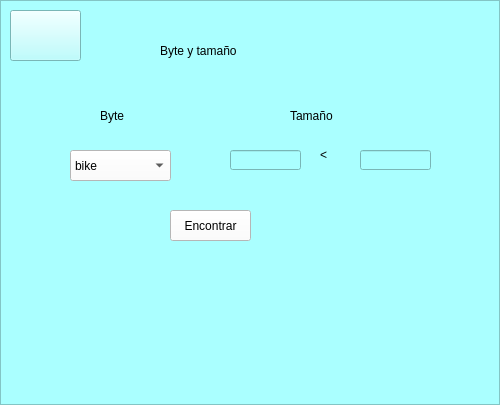
<?xml version="1.0" encoding="UTF-8"?>
<ui version="4.0">
 <class>MainWindow</class>
 <widget class="QMainWindow" name="MainWindow">
  <property name="geometry">
   <rect>
    <x>0</x>
    <y>0</y>
    <width>500</width>
    <height>405</height>
   </rect>
  </property>
  <property name="windowTitle">
   <string>MainWindow</string>
  </property>
  <widget class="QWidget" name="centralwidget">
   <layout class="QVBoxLayout" name="verticalLayout">
    <property name="spacing">
     <number>0</number>
    </property>
    <property name="leftMargin">
     <number>0</number>
    </property>
    <property name="topMargin">
     <number>0</number>
    </property>
    <property name="rightMargin">
     <number>0</number>
    </property>
    <property name="bottomMargin">
     <number>0</number>
    </property>
    <item>
     <widget class="QFrame" name="frame">
      <property name="styleSheet">
       <string notr="true">background-color: rgb(170, 255, 255);</string>
      </property>
      <property name="frameShape">
       <enum>QFrame::StyledPanel</enum>
      </property>
      <property name="frameShadow">
       <enum>QFrame::Raised</enum>
      </property>
      <widget class="QLabel" name="label">
       <property name="geometry">
        <rect>
         <x>160</x>
         <y>30</y>
         <width>171</width>
         <height>41</height>
        </rect>
       </property>
       <property name="styleSheet">
        <string notr="true">font: 20pt &quot;Myanmar Text&quot;;</string>
       </property>
       <property name="text">
        <string>Byte y tamaño</string>
       </property>
      </widget>
      <widget class="QPushButton" name="pushButton_3">
       <property name="geometry">
        <rect>
         <x>10</x>
         <y>10</y>
         <width>71</width>
         <height>51</height>
        </rect>
       </property>
       <property name="styleSheet">
        <string notr="true">background-color: rgb(170, 255, 255);</string>
       </property>
       <property name="text">
        <string/>
       </property>
       <property name="icon">
        <iconset>
         <normaloff>Regresar.png</normaloff>Regresar.png</iconset>
       </property>
       <property name="iconSize">
        <size>
         <width>32</width>
         <height>32</height>
        </size>
       </property>
      </widget>
      <widget class="QLabel" name="label_2">
       <property name="geometry">
        <rect>
         <x>100</x>
         <y>100</y>
         <width>41</width>
         <height>31</height>
        </rect>
       </property>
       <property name="styleSheet">
        <string notr="true">font: 75 15pt &quot;MS Sans Serif&quot;;</string>
       </property>
       <property name="text">
        <string>Byte</string>
       </property>
      </widget>
      <widget class="QComboBox" name="comboBox">
       <property name="geometry">
        <rect>
         <x>70</x>
         <y>150</y>
         <width>101</width>
         <height>31</height>
        </rect>
       </property>
       <property name="styleSheet">
        <string notr="true">background-color: rgb(255, 255, 255);
font: 75 14pt &quot;MS Shell Dlg 2&quot;;</string>
       </property>
       <item>
        <property name="text">
         <string>bike</string>
        </property>
       </item>
       <item>
        <property name="text">
         <string>cars</string>
        </property>
       </item>
       <item>
        <property name="text">
         <string>cats</string>
        </property>
       </item>
       <item>
        <property name="text">
         <string>dogs</string>
        </property>
       </item>
       <item>
        <property name="text">
         <string>flowers</string>
        </property>
       </item>
       <item>
        <property name="text">
         <string>horses</string>
        </property>
       </item>
       <item>
        <property name="text">
         <string>human</string>
        </property>
       </item>
      </widget>
      <widget class="QLabel" name="label_3">
       <property name="geometry">
        <rect>
         <x>290</x>
         <y>100</y>
         <width>81</width>
         <height>31</height>
        </rect>
       </property>
       <property name="styleSheet">
        <string notr="true">font: 75 15pt &quot;MS Sans Serif&quot;;</string>
       </property>
       <property name="text">
        <string>Tamaño</string>
       </property>
      </widget>
      <widget class="QLineEdit" name="lineEdit">
       <property name="geometry">
        <rect>
         <x>230</x>
         <y>150</y>
         <width>71</width>
         <height>20</height>
        </rect>
       </property>
      </widget>
      <widget class="QLabel" name="label_4">
       <property name="geometry">
        <rect>
         <x>320</x>
         <y>140</y>
         <width>21</width>
         <height>31</height>
        </rect>
       </property>
       <property name="styleSheet">
        <string notr="true">font: 75 15pt &quot;MS Sans Serif&quot;;</string>
       </property>
       <property name="text">
        <string>&lt;</string>
       </property>
      </widget>
      <widget class="QLineEdit" name="lineEdit_2">
       <property name="geometry">
        <rect>
         <x>360</x>
         <y>150</y>
         <width>71</width>
         <height>20</height>
        </rect>
       </property>
      </widget>
      <widget class="QPushButton" name="pushButton_2">
       <property name="geometry">
        <rect>
         <x>170</x>
         <y>210</y>
         <width>81</width>
         <height>31</height>
        </rect>
       </property>
       <property name="styleSheet">
        <string notr="true">background-color: rgb(255, 255, 255);
font: 12pt &quot;MS Shell Dlg 2&quot;;</string>
       </property>
       <property name="text">
        <string>Encontrar</string>
       </property>
      </widget>
     </widget>
    </item>
   </layout>
  </widget>
 </widget>
 <resources/>
 <connections/>
</ui>
